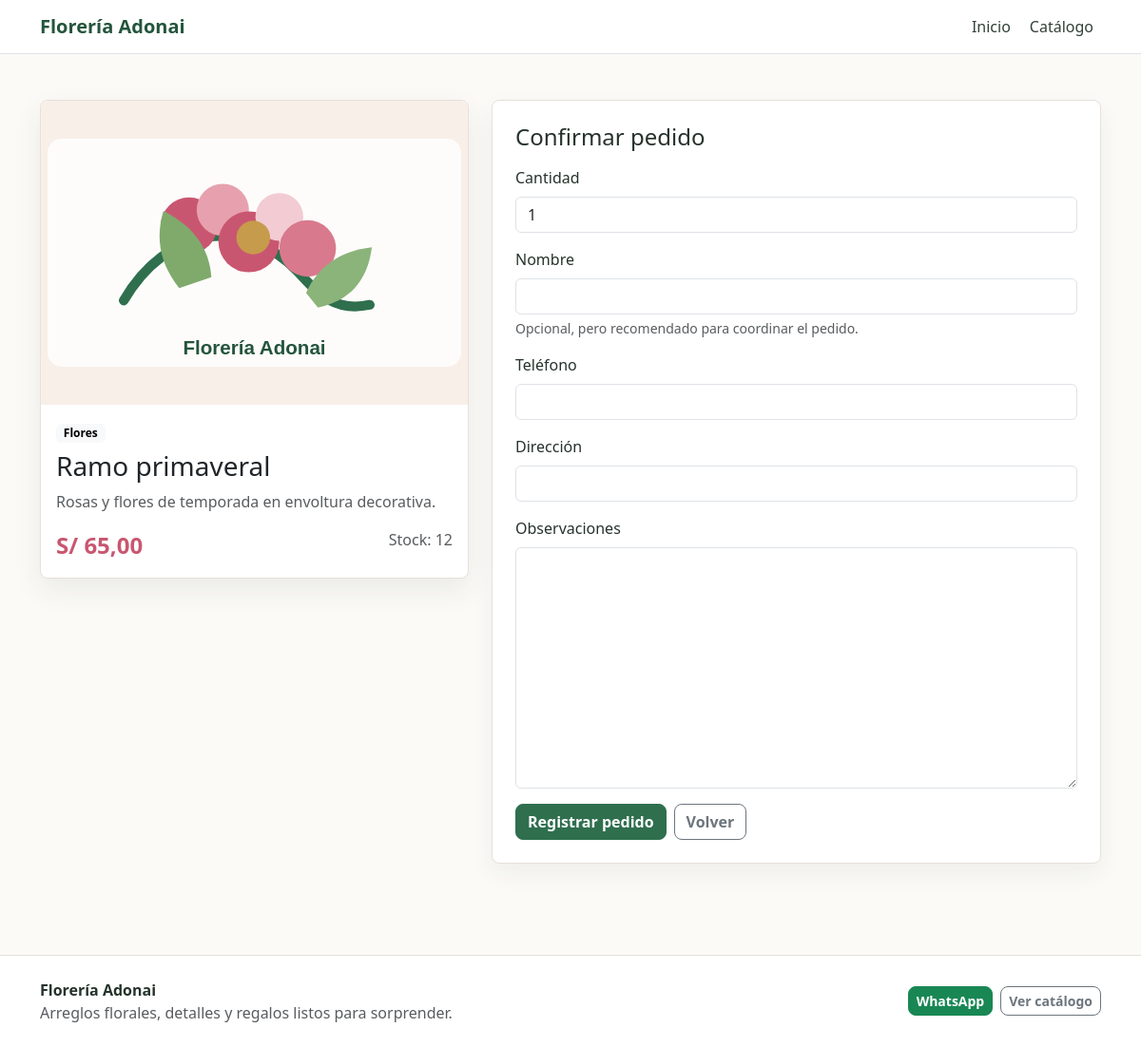
The app's page /catalogo/comprar/1/ with its own data.
### gestion/models.py (models this page shows, shortened)
class Producto(models.Model):
    nombre = models.CharField(max_length=120, unique=True)
    categoria = models.ForeignKey(
        Categoria,
        on_delete=models.PROTECT,
        related_name='productos',
    )
    descripcion = models.TextField(blank=True)
    precio = models.DecimalField(
        max_digits=10,
        decimal_places=2,
        validators=[MinValueValidator(Decimal('0.00'))],
    )
    stock = models.PositiveIntegerField(default=0)
    stock_minimo = models.PositiveIntegerField(default=0)
    imagen = models.FileField(upload_to='productos/', blank=True, null=True)
    activo = models.BooleanField(default=True)
    fecha_creacion = models.DateTimeField(auto_now_add=True)
    fecha_actualizacion = models.DateTimeField(auto_now=True)
    class Meta:
        ordering = ['nombre']

class Categoria(models.Model):
    nombre = models.CharField(max_length=80, unique=True)
    descripcion = models.TextField(blank=True)
    class Meta:
        ordering = ['nombre']
        verbose_name = 'categoria'
        verbose_name_plural = 'categorias'

### gestion/views.py (the view)
# urls.py: path('catalogo/comprar/<int:producto_id>/', views.comprar_producto, name='comprar_producto'),
def comprar_producto(request, producto_id):
    producto = get_object_or_404(Producto.objects.select_related('categoria'), pk=producto_id, activo=True)
    cantidad_inicial = request.GET.get('cantidad') or 1
    if request.method == 'POST':
        form = CompraPublicaForm(request.POST)
        if form.is_valid():
            venta = _crear_venta_publica_si_hay_stock(form, producto)
            if venta:
                messages.success(request, 'Pedido registrado. Coordina la confirmación por WhatsApp.')
                return redirect('gestion:confirmacion_compra', venta_id=venta.pk)
    else:
        form = CompraPublicaForm(initial={'cantidad': cantidad_inicial})
    return render(request, 'gestion/comprar_producto.html', {'producto': producto, 'form': form})

### gestion/forms.py
class CompraPublicaForm(BootstrapFormMixin, forms.Form):
    cantidad = forms.IntegerField(min_value=1, initial=1)
    nombre_cliente = forms.CharField(
        max_length=120,
        required=False,
        label='Nombre',
        help_text='Opcional, pero recomendado para coordinar el pedido.',
    )
    telefono_cliente = forms.CharField(max_length=20, required=False, label='Teléfono')
    direccion = forms.CharField(max_length=220, required=False, label='Dirección')
    observaciones = forms.CharField(required=False, widget=forms.Textarea, label='Observaciones')

### gestion/context_processors.py (called while the page is built)
def floreria_config(request):
    return {
        'floreria': {
            'nombre': settings.FLORERIA_NOMBRE,
            'yape': settings.FLORERIA_YAPE,
            'whatsapp': settings.FLORERIA_WHATSAPP,
            'promo': settings.FLORERIA_PROMO,
            'qr_yape_static': settings.FLORERIA_QR_YAPE_STATIC,
        }
    }

### templates/gestion/comprar_producto.html (shortened to what this page needs)
{% extends 'gestion/base.html' %}
{% load static %}
{% block content %}
<section class="container py-5">
  <div class="row g-4 align-items-start">
    <div class="col-lg-5">
      <div class="card product-card">
        {% if producto.imagen %}
          <img src="{{ producto.imagen.url }}" class="card-img-top product-img product-img-large" alt="{{ producto.nombre }}">
        {% else %}
          <img src="{% static 'img/placeholder_producto.svg' %}" class="card-img-top product-img product-img-large" alt="{{ producto.nombre }}">
        {% endif %}
        <div class="card-body">
          <span class="badge text-bg-light mb-2">{{ producto.categoria.nombre }}</span>
          <h1 class="h3">{{ producto.nombre }}</h1>
          <p class="text-muted">{{ producto.descripcion }}</p>
          <div class="d-flex justify-content-between">
            <strong class="price fs-4">S/ {{ producto.precio|floatformat:2 }}</strong>
            <span class="text-muted">Stock: {{ producto.stock }}</span>
          </div>
        </div>
      </div>
    </div>
    <div class="col-lg-7">
      <div class="tool-panel">
        <h2 class="h4 mb-3">Confirmar pedido</h2>
        <form method="post">
          {% include 'gestion/_form_fields.html' with form=form %}
          <div class="d-flex gap-2">
            <button class="btn btn-primary" type="submit">Registrar pedido</button>
            <a class="btn btn-outline-secondary" href="{% url 'gestion:catalogo' %}">Volver</a>
          </div>
        </form>
      </div>
    </div>
  </div>
</section>
{% endblock %}

### static/css/styles.css (style rules this page uses)
:root { --adonai-green: #2f6f4e; --adonai-green-dark: #24553c; --adonai-rose: #c95670; --adonai-rose-soft: #f9e5ea; --adonai-gold: #c69b4c; --adonai-ink: #26332c; --adonai-muted: #6f7b72; --adonai-bg: #fbfaf7; --adonai-border: #e6e1d9; }
body { background: var(--adonai-bg); color: var(--adonai-ink); }
a { color: var(--adonai-green); }
.btn { border-radius: 8px; font-weight: 600; }
.btn-primary { --bs-btn-bg: var(--adonai-green); --bs-btn-border-color: var(--adonai-green); --bs-btn-hover-bg: var(--adonai-green-dark); --bs-btn-hover-border-color: var(--adonai-green-dark); --bs-btn-active-bg: var(--adonai-green-dark); --bs-btn-active-border-color: var(--adonai-green-dark); }
.category-tile, .campaign-item, .stat-card, .tool-panel, .empty-state, .qr-panel { border: 1px solid var(--adonai-border); border-radius: 8px; background: #ffffff; }
.product-card { border-color: var(--adonai-border); border-radius: 8px; overflow: hidden; box-shadow: 0 12px 30px rgba(38, 51, 44, 0.08); }
.product-img { height: 220px; object-fit: cover; background: #f4f1ec; }
.product-img-large { height: 320px; }
.price { color: var(--adonai-rose); }
.tool-panel { padding: 24px; box-shadow: 0 10px 24px rgba(38, 51, 44, 0.06); }

### records on screen
Producto: categoria.nombre "Flores", nombre "Ramo primaveral", descripcion "Rosas y flores de temporada en envoltura decorativa.", precio "65,00", stock "12"

### other values on screen
{{ floreria.nombre }} "Florería Adonai"
{{ field.label }} "Cantidad" "Nombre" "Teléfono" "Dirección" "Observaciones"
{{ field.help_text }} "Opcional, pero recomendado para coordinar el pedido."
{{ floreria.promo }} "Arreglos florales, detalles y regalos listos para sorprender."
